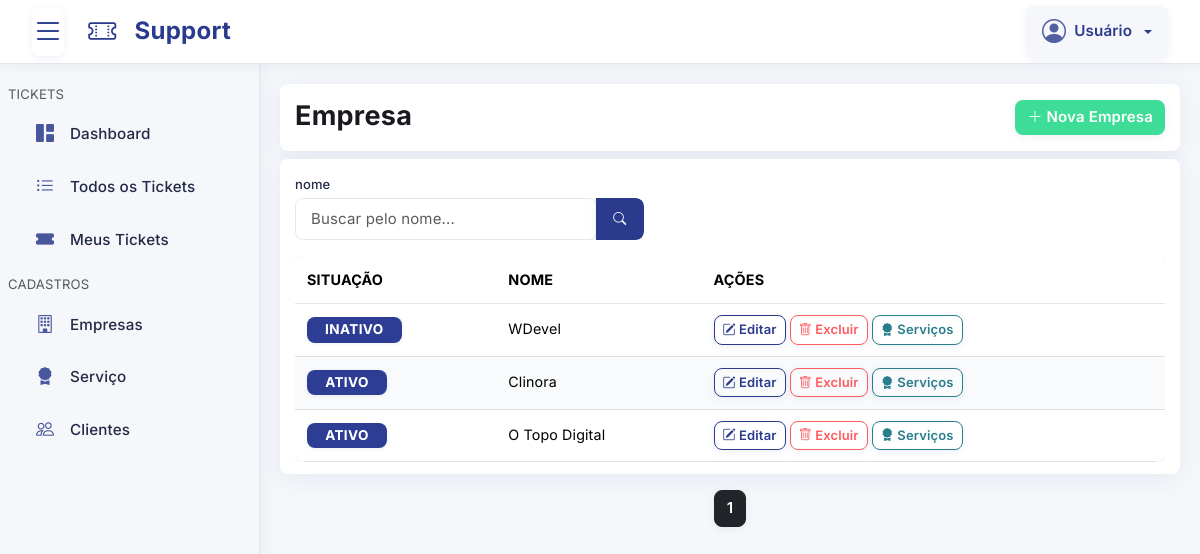
/pages/empresa/index.php, run on an earlier commit of the app's database.
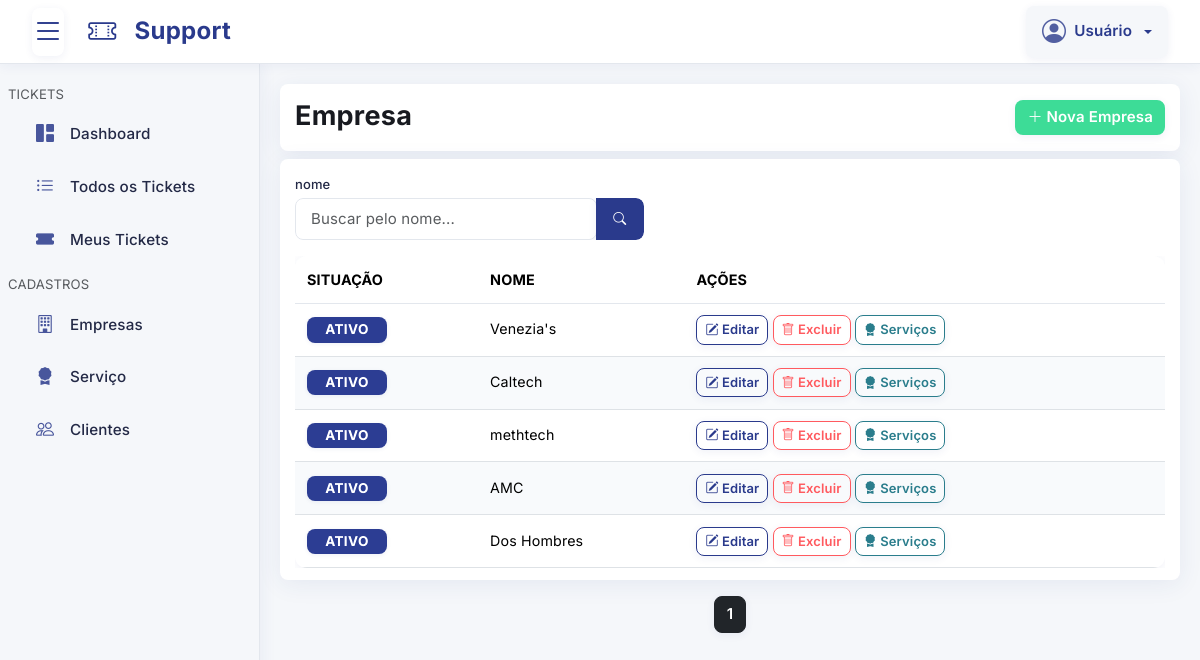
And on a later commit of the database.
### tables this page shows
CREATE TABLE `empresa` (
  `id` int(11) NOT NULL,
  `nome` varchar(255) NOT NULL,
  `situacao` tinyint(1) NOT NULL DEFAULT 1 COMMENT '0 = INATIVO ou 1 = ATIVO',
  `cadastrado` timestamp NULL DEFAULT current_timestamp(),
  `alterado` timestamp NULL DEFAULT current_timestamp() ON UPDATE current_timestamp()
);

### config/Database.php (called while the page is built, shortened)
<?php
class Database
{
    private $host = "localhost";
    private $dbName = "support_ticket_manager";
    private $username = "root";
    private $password = "";
    private $pdo;
    private function connect()
    {
        $dsn = "mysql:host={$this->host};dbname={$this->dbName};";
        try {
            $this->pdo = new PDO(
                $dsn,
                $this->username,
                $this->password,
                array(PDO::MYSQL_ATTR_INIT_COMMAND => "SET NAMES utf8")
            );
            $this->pdo->setAttribute(PDO::ATTR_ERRMODE, PDO::ERRMODE_EXCEPTION);
            $this->pdo->setAttribute(PDO::ATTR_DEFAULT_FETCH_MODE, PDO::FETCH_ASSOC);
        } catch (PDOException $e) {
            $this->error = $e->getMessage();
            die("Erro ao conectar ao banco de dados: {$this->error}");
        }
    }
    public function getConnection()
    {
        try {
            return $this->pdo;
        } catch (PDOException $e) {
            $this->error = $e->getMessage();
            die("Erro ao conectar ao banco de dados: {$this->error}");
        }
    }
}

### config/Empresa.php (called while the page is built, shortened)
<?php
class Empresa
{
    private $db;
    public function __construct($db)
    {
        $this->db = $db;
    }
    public function index($parametros = array())
    {
        try {
            $nome = isset($parametros["nome"]) ? $parametros["nome"] : NULL;
            $pagina = isset($parametros["pagina"]) ? $parametros["pagina"] : 1;
            $limite = isset($parametros["limite"]) ? $parametros["limite"] : 10;
            $where = array();
            $query = "SELECT `empresa`.*";
            $queryCount = "SELECT COUNT(`empresa`.`id`)";
            $query .= " FROM `empresa`";
            $queryCount .= " FROM `empresa`";
            $query .= " ORDER BY `empresa`.`id` ASC";
            $query .= " LIMIT :limite OFFSET :offset";
            $stmt = $this->db->prepare($query);
            $stmtCount = $this->db->prepare($queryCount);
            $offset = ($pagina - 1) * $limite;
            $stmt->bindParam(":limite", $limite, PDO::PARAM_INT);
            $stmt->bindParam(":offset", $offset, PDO::PARAM_INT);
            $stmt->execute();
            $stmtCount->execute();
            $resultados = $stmt->fetchAll(PDO::FETCH_OBJ);
            $total = $stmtCount->fetchColumn();
            $paginação = array(
                "pagina" => $pagina,
                "limite" => $limite,
                "total" => $total,
                "total_paginas" => ceil($total / $limite)
            );
            return array(
                "resultados" => $resultados,
                "paginacao" => $paginação
            );
        } catch (\Throwable $th) {
            return array(
                "erro" => $th->getMessage() . " -> " . $th->getLine(),
                "resultados" => [],
                "paginacao" => array(
                    "pagina" => 1,
                    "limite" => 100,
                    "total" => 0,
                    "total_paginas" => 1
                )
            );
        }
    }
}

### pages/empresa/index.php (the view, shortened to what the changed rows need)
<?php include("../template/topo.php"); ?>
<?php
$nome = isset($_GET['nome']) ? $_GET['nome'] : NULL;
$pagina = isset($_GET["pagina"]) ? $_GET["pagina"] : 1;
$indexRegistros = $classEmpresa->index([
    "nome" => $nome,
    "pagina" => $pagina,
    "limite" => 15
]);
$registros = $indexRegistros["resultados"];
$paginacao = $indexRegistros["paginacao"];
?>
<header class="sessao">
    <div class="row">
        <div class="col-xl-6 col-lg-6 col-md-6 col-sm-12 col-12 my-1">
            <h1 class="titulo">Empresa</h1>
        </div>
    </div>
</header>
<div class="sessao">
    <?php if (count($registros) == 0): ?>
        <div class="alert alerta-sem-cadastrar text-center py-4" role="alert">
            <div class="mb-3">
                <i class="bi bi-people fs-1"></i>
            </div>
            <h5 class="fw-bold">Nenhuma empresa encontrada</h5>
            <p class="mb-0">Confira se os dados estão corretos ou cadastre uma nova empresa.</p>
        </div>
    <?php else: ?>
        <div class="table-responsive">
            <table class="table table-hover">
                <thead>
                    <tr>
                        <th>Situação</th>
                        <th>Nome</th>
                        <th>Ações</th>
                    </tr>
                </thead>
                <tbody>
                    <?php foreach ($registros as $registro): ?>
                        <?php if (is_object($registro)): ?>
                            <tr class="<?php echo isset($focu_empresa_id) && $registro->id == $focu_empresa_id ? 'table-active' : ''; ?>">
                                <td>
                                    <?php if (isset($registro->situacao) && $registro->situacao == 1): ?>
                                        <span class="badge status-situacao">Ativo</span>
                                    <?php else: ?>
                                        <span class="badge status-insituacao">Inativo</span>
                                    <?php endif; ?>
                                </td>
                                <td><?php echo isset($registro->nome) ? $registro->nome : "--"; ?></td>
                                <td>
                                    <a href="edicao.php?id=<?php echo $registro->id; ?>" class="btn btn-sm btn-editar">
                                        <i class="bi-pencil-square"></i> Editar
                                    </a>
                                    <button
                                        data-bs-toggle="modal"
                                        data-bs-target="#excluir-<?php echo $registro->id; ?>"
                                        type="button"
                                        class="btn btn-sm btn-excluir">
                                        <i class="bi bi-trash"></i> Excluir
                                    </button>
                                    <a href="servico.php?id=<?php echo $registro->id; ?>" class="btn btn-sm btn-servico">
                                        <i class="bi-award-fill"></i> Serviços
                                    </a>
                                </td>
                            </tr>
                        <?php endif; ?>
                    <?php endforeach; ?>
                </tbody>
            </table>
        </div>
</div>
<?php
        $limite = 2;
        $inicio = ((($pagina - $limite) > 1) ? $pagina - $limite : 1);
        $fim = ((($pagina + $limite) < $paginacao['total_paginas']) ? $pagina + $limite : $paginacao['total_paginas']);
?>
<nav aria-label="Page navigation">
    <ul class="pagination justify-content-center mt-3">
        <?php for ($i = $inicio; $i <= $fim; $i++) : ?>
            <?php if ($i == $paginacao['pagina']): ?>
                <li class="page-item active">
                    <a class="ms-1 me-1 btn btn-dark">
                        <?php echo $i; ?>
                    </a>
                </li>
            <?php endif; ?>
        <?php endfor; ?>
    </ul>
</nav>
<?php endif; ?>
<?php include("../template/rodape.php"); ?>

What changed in the data, as far as the page shows it:
changed empresa: nome "WDevel" → "Venezia's"; situacao "INATIVO" → "ATIVO"
changed empresa: nome "Clinora" → "Caltech"
changed empresa: nome "O Topo Digital" → "methtech"
added empresa: situacao "ATIVO", nome "AMC"
added empresa: situacao "ATIVO", nome "Dos Hombres"
